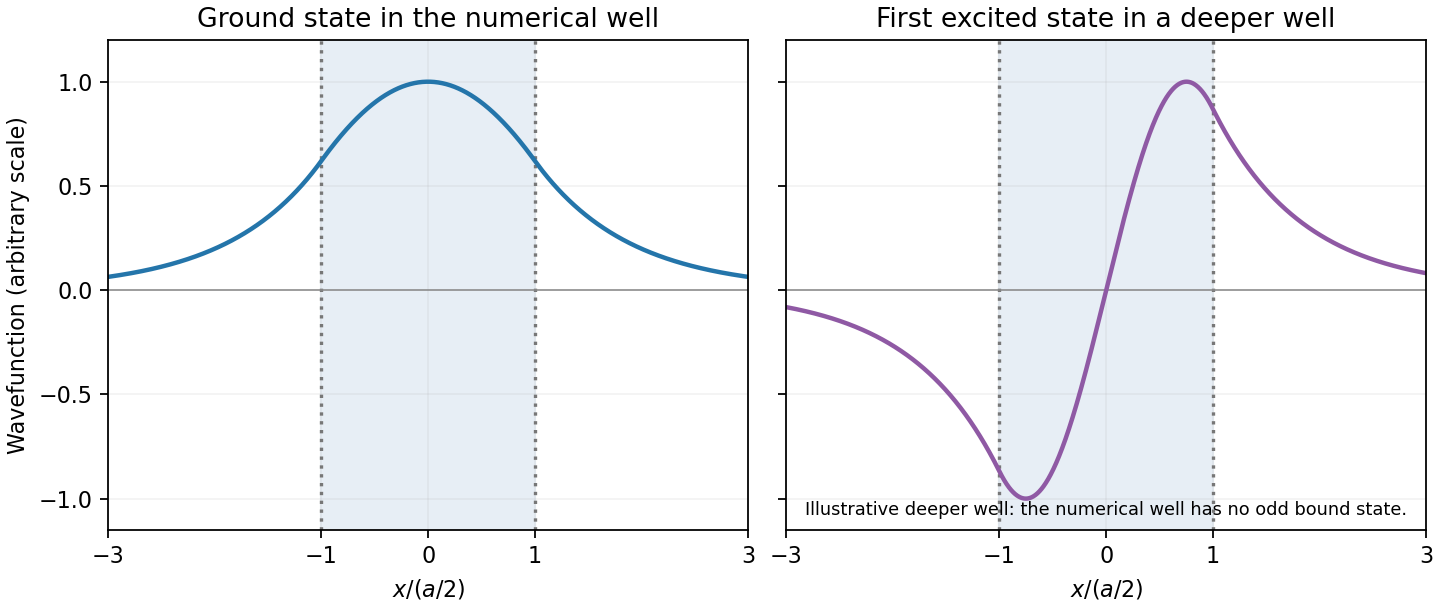

Recreate this plot in Python.
import numpy as np
import matplotlib.pyplot as plt
def root(f,lo,hi):
 for _ in range(100):
  mid=(lo+hi)/2
  if f(lo)*f(mid)<=0:hi=mid
  else:lo=mid
 return (lo+hi)/2
x=np.linspace(-3,3,1600)
fig,axes=plt.subplots(1,2,figsize=(9,3.8),sharey=True,layout='constrained')
for ax,z0,odd in [(axes[0],np.hypot(.9,1.14),False),(axes[1],2.4,True)]:
 if odd:
  z=root(lambda z:-z/np.tan(z)-np.sqrt(z0*z0-z*z),np.pi/2+1e-8,z0-1e-8)
 else:
  z=root(lambda z:z*np.tan(z)-np.sqrt(z0*z0-z*z),1e-8,min(z0,np.pi/2)-1e-8)
 w=np.sqrt(z0*z0-z*z)
 psi=np.where(abs(x)<=1,np.sin(z*x) if odd else np.cos(z*x),(np.sign(x)*np.sin(z) if odd else np.cos(z))*np.exp(-w*(abs(x)-1)))
 psi/=np.max(abs(psi))
 ax.axvspan(-1,1,color='#e7eef5');ax.axvline(-1,color='#777',ls=':');ax.axvline(1,color='#777',ls=':');ax.axhline(0,color='#888',lw=.7)
 ax.plot(x,psi,color='#8f59a4' if odd else '#2475aa',lw=2)
 ax.set(xlabel=r'$x/(a/2)$',xticks=[-3,-1,0,1,3],xlim=(-3,3),ylim=(-1.15,1.2));ax.grid(alpha=.15)
axes[0].set(title='Ground state in the numerical well',ylabel='Wavefunction (arbitrary scale)')
axes[1].set_title('First excited state in a deeper well')
axes[1].text(0,-1.08,'Illustrative deeper well: the numerical well has no odd bound state.',ha='center',fontsize=8)
fig.savefig('paper-1-ia2012-well-states.png',dpi=160,facecolor='white')
